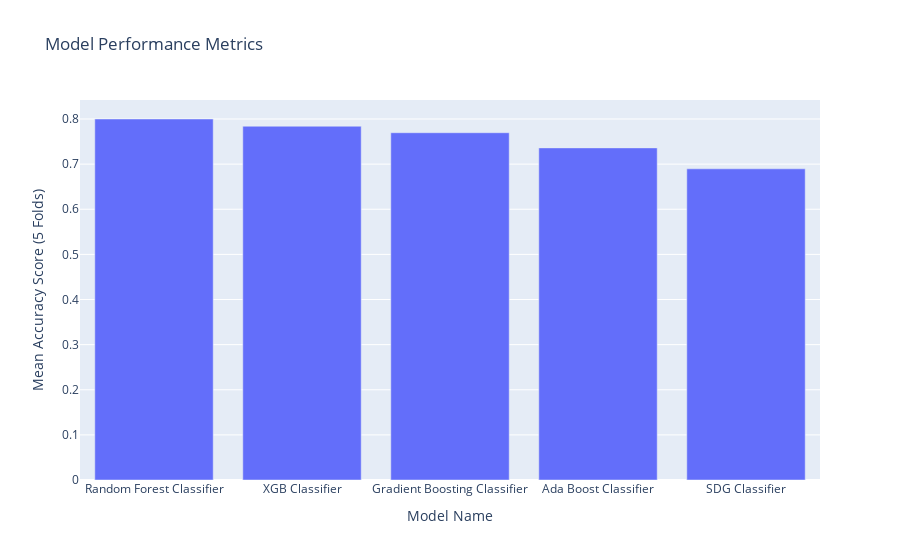

Write notebook code for a chart like this one.
### Markdown cell above
### MODEL PERFORMANCE VISUALIZATION

To visually compare model performances, I create a bar plot using Plotly Express. The bar plot displays the accuracy metric for each model, providing an easy-to-understand representation of their relative performances.

### Code cell
# Plot the bar graph
fig = px.bar(results, x='Model', y='Accuracy',
             title='Model Performance Metrics',
             labels={'Model': 'Model Name', 'Accuracy': 'Mean Accuracy Score (5 Folds)'}
            )

# Show the plot
fig.show()

### Figure 1 — Plotly figure (JSON) as saved in the notebook; plotly's stock layout.template omitted (floating-point values rounded to 4 significant figures)
{"data": [{"alignmentgroup": "True", "hovertemplate": "Model Name=%{x}<br>Mean Accuracy Score (5 Folds)=%{y}<extra></extra>", "legendgroup": "", "marker": {"color": "#636efa", "pattern": {"shape": ""}}, "name": "", "offsetgroup": "", "orientation": "v", "showlegend": false, "textposition": "auto", "type": "bar", "x": ["Random Forest Classifier", "XGB Classifier", "Gradient Boosting Classifier", "Ada Boost Classifier", "SDG Classifier"], "xaxis": "x", "y": [0.8, 0.784, 0.7696, 0.736, 0.6896], "yaxis": "y"}], "layout": {"barmode": "relative", "legend": {"tracegroupgap": 0}, "title": {"text": "Model Performance Metrics"}, "xaxis": {"anchor": "y", "domain": [0, 1], "title": {"text": "Model Name"}}, "yaxis": {"anchor": "x", "domain": [0, 1], "title": {"text": "Mean Accuracy Score (5 Folds)"}}}}
